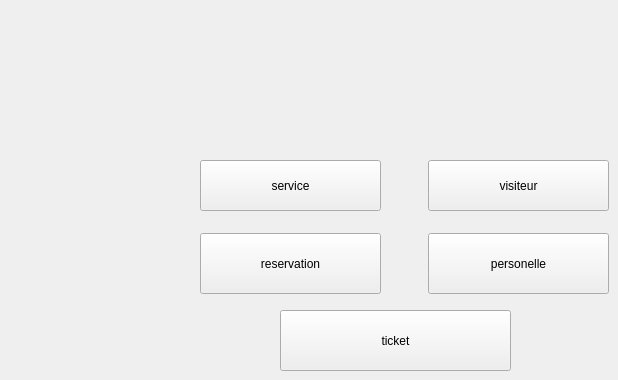
    <widget class="QWidget" name="page">
     <widget class="QPushButton" name="pushButton_4">
      <property name="geometry">
       <rect>
        <x>428</x>
        <y>233</y>
        <width>181</width>
        <height>61</height>
       </rect>
      </property>
      <property name="text">
       <string>personelle</string>
      </property>
     </widget>
     <widget class="QPushButton" name="pushButton_5">
      <property name="geometry">
       <rect>
        <x>280</x>
        <y>310</y>
        <width>231</width>
        <height>61</height>
       </rect>
      </property>
      <property name="text">
       <string>ticket</string>
      </property>
     </widget>
     <widget class="QPushButton" name="pushButton_2">
      <property name="geometry">
       <rect>
        <x>428</x>
        <y>160</y>
        <width>181</width>
        <height>51</height>
       </rect>
      </property>
      <property name="text">
       <string>visiteur</string>
      </property>
     </widget>
     <widget class="QPushButton" name="pushButton_3">
      <property name="geometry">
       <rect>
        <x>200</x>
        <y>233</y>
        <width>181</width>
        <height>61</height>
       </rect>
      </property>
      <property name="text">
       <string>reservation</string>
      </property>
     </widget>
     <widget class="QPushButton" name="pushButton">
      <property name="geometry">
       <rect>
        <x>200</x>
        <y>160</y>
        <width>181</width>
        <height>51</height>
       </rect>
      </property>
      <property name="text">
       <string>service</string>
      </property>
     </widget>
    </widget>
